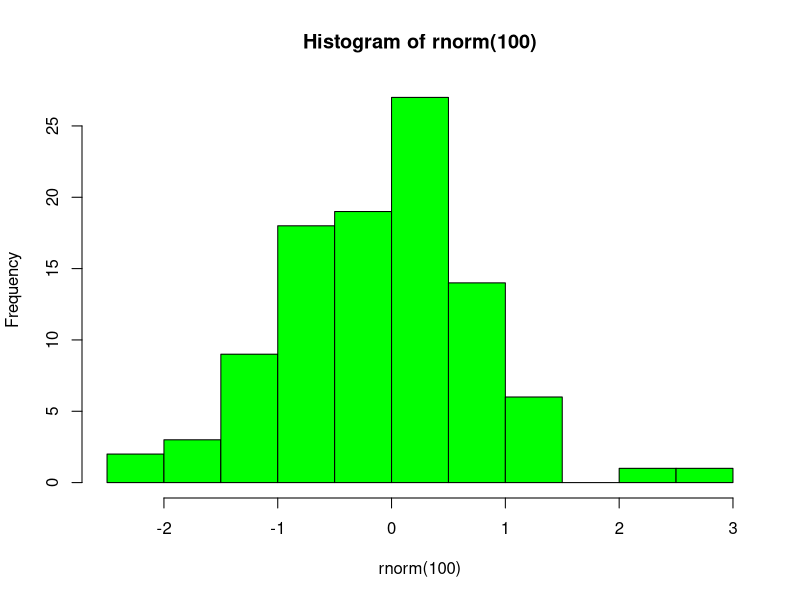
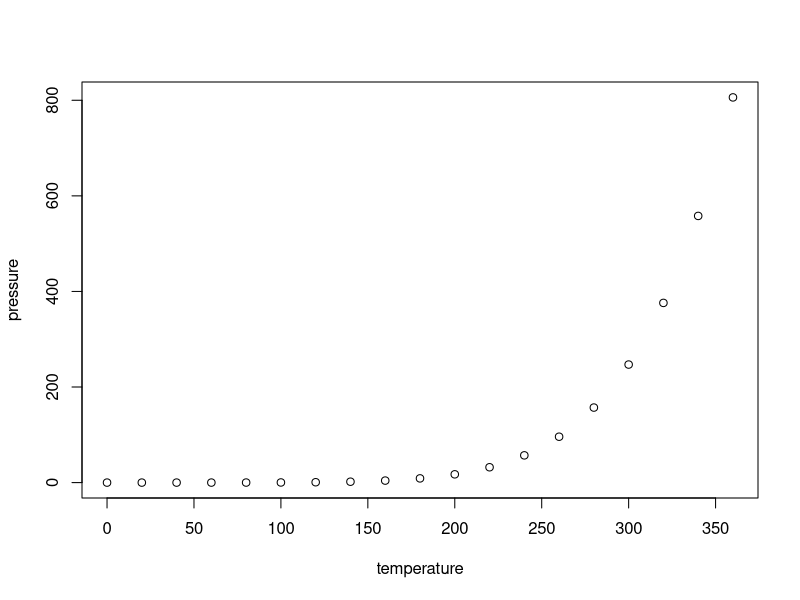

Here is the R script that generated these plots, in order:
## ---- chunk 1
knitr::opts_chunk$set(echo = TRUE)
## ---- chunk 2
hist(rnorm(100), col="green")
## ---- chunk 3
summary(cars)
## ---- chunk 4
plot(pressure)
